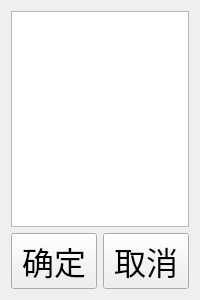
<?xml version="1.0" encoding="UTF-8"?>
<ui version="4.0">
 <class>MoveFile</class>
 <widget class="QWidget" name="MoveFile">
  <property name="geometry">
   <rect>
    <x>0</x>
    <y>0</y>
    <width>200</width>
    <height>300</height>
   </rect>
  </property>
  <property name="windowTitle">
   <string>Form</string>
  </property>
  <layout class="QGridLayout" name="gridLayout">
   <item row="0" column="0" colspan="2">
    <widget class="QListWidget" name="dir_lw">
     <property name="font">
      <font>
       <family>黑体</family>
       <pointsize>24</pointsize>
      </font>
     </property>
    </widget>
   </item>
   <item row="1" column="0">
    <widget class="QPushButton" name="ok_pb">
     <property name="font">
      <font>
       <family>黑体</family>
       <pointsize>24</pointsize>
      </font>
     </property>
     <property name="text">
      <string>确定</string>
     </property>
    </widget>
   </item>
   <item row="1" column="1">
    <widget class="QPushButton" name="cancel_pb">
     <property name="font">
      <font>
       <family>黑体</family>
       <pointsize>24</pointsize>
      </font>
     </property>
     <property name="text">
      <string>取消</string>
     </property>
    </widget>
   </item>
  </layout>
 </widget>
 <resources/>
 <connections/>
</ui>
